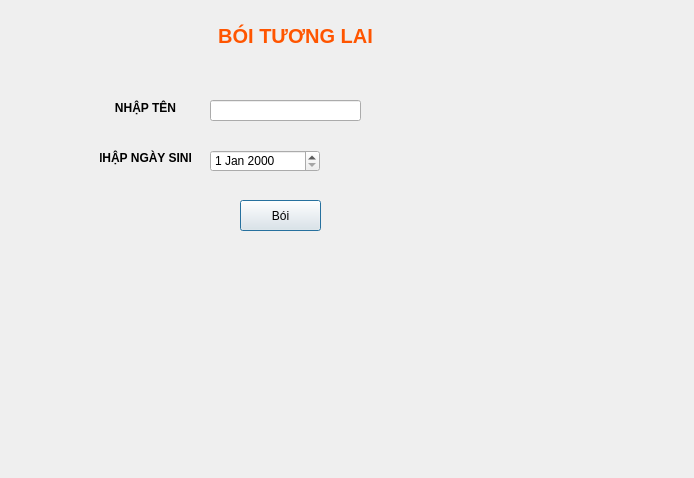
<?xml version="1.0" encoding="UTF-8"?>
<ui version="4.0">
 <class>Dialog</class>
 <widget class="QDialog" name="Dialog">
  <property name="geometry">
   <rect>
    <x>0</x>
    <y>0</y>
    <width>694</width>
    <height>478</height>
   </rect>
  </property>
  <property name="windowTitle">
   <string>Dialog</string>
  </property>
  <widget class="QLabel" name="label">
   <property name="geometry">
    <rect>
     <x>210</x>
     <y>10</y>
     <width>171</width>
     <height>51</height>
    </rect>
   </property>
   <property name="font">
    <font>
     <pointsize>15</pointsize>
     <weight>75</weight>
     <bold>true</bold>
    </font>
   </property>
   <property name="styleSheet">
    <string notr="true">color:rgb(255, 85, 0)</string>
   </property>
   <property name="text">
    <string>BÓI TƯƠNG LAI</string>
   </property>
   <property name="alignment">
    <set>Qt::AlignCenter</set>
   </property>
  </widget>
  <widget class="QLabel" name="label_2">
   <property name="geometry">
    <rect>
     <x>100</x>
     <y>100</y>
     <width>91</width>
     <height>16</height>
    </rect>
   </property>
   <property name="font">
    <font>
     <weight>75</weight>
     <bold>true</bold>
    </font>
   </property>
   <property name="text">
    <string>NHẬP TÊN</string>
   </property>
   <property name="alignment">
    <set>Qt::AlignCenter</set>
   </property>
  </widget>
  <widget class="QLabel" name="label_3">
   <property name="geometry">
    <rect>
     <x>100</x>
     <y>150</y>
     <width>91</width>
     <height>16</height>
    </rect>
   </property>
   <property name="font">
    <font>
     <weight>75</weight>
     <bold>true</bold>
    </font>
   </property>
   <property name="text">
    <string>NHẬP NGÀY SINH</string>
   </property>
   <property name="alignment">
    <set>Qt::AlignCenter</set>
   </property>
  </widget>
  <widget class="QLineEdit" name="lineEdit">
   <property name="geometry">
    <rect>
     <x>210</x>
     <y>100</y>
     <width>151</width>
     <height>21</height>
    </rect>
   </property>
  </widget>
  <widget class="QDateEdit" name="dateEdit">
   <property name="geometry">
    <rect>
     <x>210</x>
     <y>150</y>
     <width>110</width>
     <height>22</height>
    </rect>
   </property>
  </widget>
  <widget class="QLabel" name="label_4">
   <property name="geometry">
    <rect>
     <x>420</x>
     <y>60</y>
     <width>211</width>
     <height>201</height>
    </rect>
   </property>
   <property name="styleSheet">
    <string notr="true"/>
   </property>
   <property name="text">
    <string/>
   </property>
  </widget>
  <widget class="QPushButton" name="pushButton">
   <property name="geometry">
    <rect>
     <x>240</x>
     <y>200</y>
     <width>81</width>
     <height>31</height>
    </rect>
   </property>
   <property name="text">
    <string>Bói</string>
   </property>
  </widget>
  <widget class="QLabel" name="label_5">
   <property name="geometry">
    <rect>
     <x>60</x>
     <y>290</y>
     <width>601</width>
     <height>171</height>
    </rect>
   </property>
   <property name="font">
    <font>
     <weight>75</weight>
     <bold>true</bold>
    </font>
   </property>
   <property name="styleSheet">
    <string notr="true">BORDER:1PX SOLID;padding-left:20px;</string>
   </property>
   <property name="text">
    <string/>
   </property>
  </widget>
 </widget>
 <resources/>
 <connections/>
</ui>
